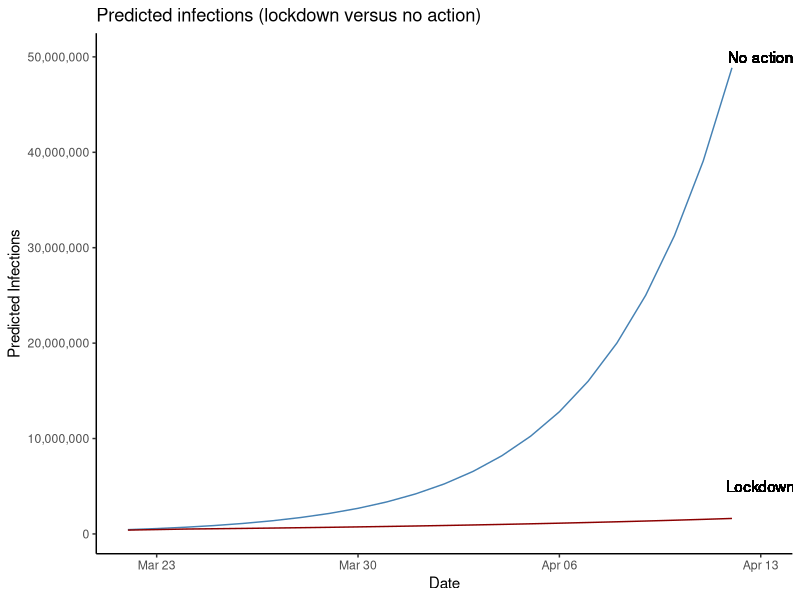
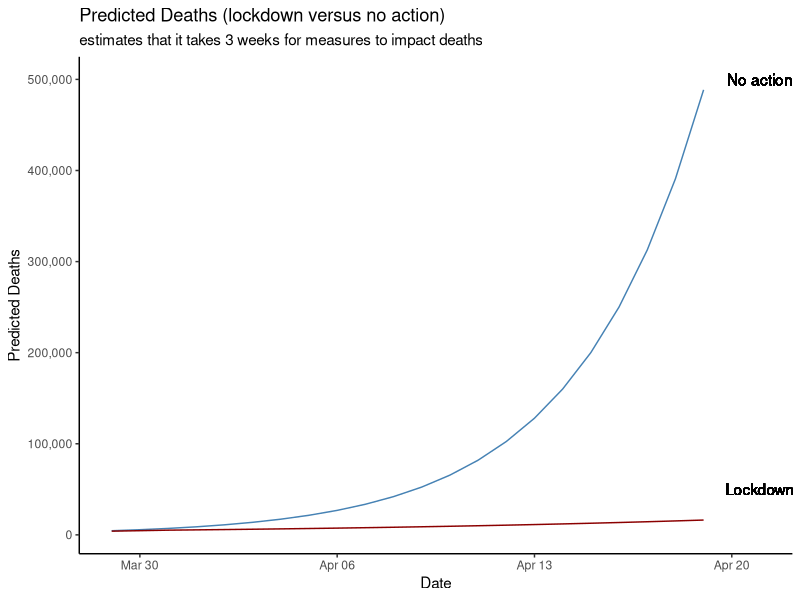
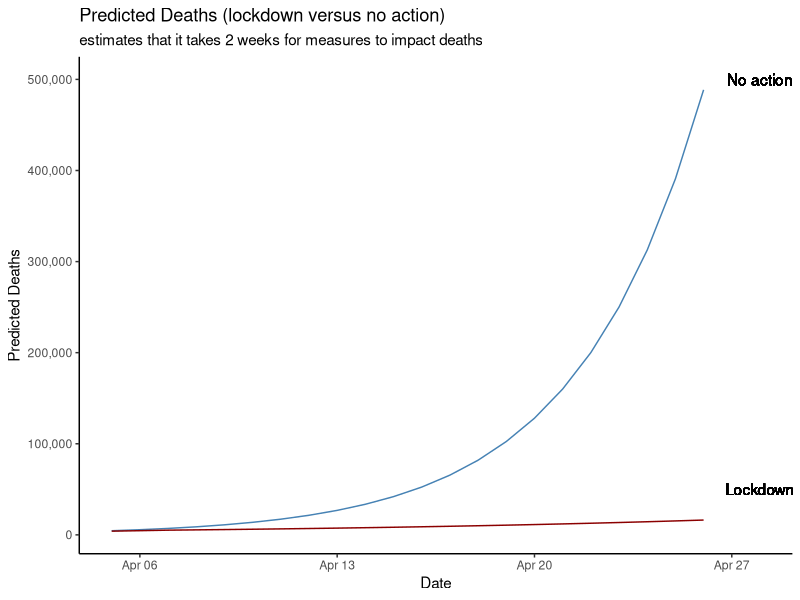

Source code (R) for these figures, in order:
## ---- chunk 1
library(tidyr)
library(dplyr)
library(stringr)
library(readr)
library(lubridate)
deaths <- read_csv('covid_19_deaths.csv')
## ---- chunk 2

deaths <- deaths %>% mutate(infection_date=Date-days(14))
deaths <- deaths %>% rename(death_date=Date, deaths=`UK Deaths`)
uk_data <- deaths %>% select(-`Global Deaths`)
head(uk_data)
## ---- chunk 3
#add columns for various estimated death rates (0.1%, 0.5%, 1%, 2%, 3%)

uk_data <- uk_data %>% mutate(estimated_uk_cases_tenth=(deaths*1000))
uk_data <- uk_data %>% mutate(estimated_uk_cases_one=(deaths*100))
uk_data <- uk_data %>% mutate(estimated_uk_cases_two=(deaths*50))
uk_data

## ---- chunk 4
# order should be two, one, tenth (as this shows the min-max range better)
## ---- chunk 5
# using only estimates of 1% death rate and growth rate of doubling every 3-4 days (which means quadrupling in a week)

predictor <- function(previous_value) {
    predicted_value <- previous_value * 1.25
    return(predicted_value)
    }

# create predictions for each date
twentyTwoMarch <- 1.25 * 360500
twentyThreeMarch <- predictor(twentyTwoMarch)
twentyFourMarch <- predictor(twentyThreeMarch)
twentyFiveMarch <- predictor(twentyFourMarch)
twentySixMarch <- predictor(twentyFiveMarch)
twentySevenMarch <- predictor(twentySixMarch)
twentyEightMarch <- predictor(twentySevenMarch)
twentyNineMarch <- predictor(twentyEightMarch)
thirtyMarch <- predictor(twentyNineMarch)
thirtyOneMarch <- predictor(thirtyMarch)
oneApril <- predictor(thirtyOneMarch)
twoApril <- predictor(oneApril)
threeApril <- predictor(twoApril)
fourApril <- predictor(threeApril)
fiveApril <- predictor(fourApril)
sixApril <- predictor(fiveApril)
sevenApril <- predictor(sixApril)
eightApril <- predictor(sevenApril)
nineApril <- predictor(eightApril)
tenApril <- predictor(nineApril)
elevenApril <- predictor(tenApril)
twelveApril <- predictor(elevenApril)




# create vectors to populate the columns
date <- as.Date(c("2020-03-22", "2020-03-23", "2020-03-24", "2020-03-25", '2020-03-26','2020-03-27', '2020-03-28', '2020-03-29', '2020-03-30', '2020-03-31', "2020-04-01", "2020-04-02", "2020-04-03", "2020-04-04", "2020-04-05", "2020-04-06", "2020-04-07", "2020-04-08", "2020-04-09", "2020-04-10", "2020-04-11", "2020-04-12"))
estimated_infections_no_action <- c(twentyTwoMarch, twentyThreeMarch, twentyFourMarch, twentyFiveMarch,twentySixMarch, twentySevenMarch, twentyEightMarch, twentyNineMarch, thirtyMarch, thirtyOneMarch, oneApril, twoApril, threeApril, fourApril, fiveApril, sixApril, sevenApril, eightApril, nineApril, tenApril, elevenApril, twelveApril)

# create the data frame
predicted_infections <- data.frame(date, estimated_infections_no_action)

# tidy the estimated_infections column
#predicted_infections <- predicted_infections %>% mutate(estimated_infections=format(estimated_infections, big.mark = ","))

# inspect the data frame
predicted_infections
## ---- chunk 6
# create a function that uses a growth rate of 1.125 - half of the 25%. This is the estimate for the not-yet-lockdown that existed up to 23rd March. So, the estimate assumes that the social distancing measures reduced the infection rate by a half.
half_predictor <- function(previous_value) {
    predicted_value <- previous_value * 1.125
    return(predicted_value)
}

# create a function that uses a growth rate of 1.0625 - quarter of the 25%. This is the estimated impact of the lockdown implemented by the UK government on 23rd March (but since the lockdown was announced in the evening, and it would take a full day for its effects to be felt in statistics, I will assume that its effects began on 25th March).
lockdown_predictor <- function(previous_value) {
  predicted_value <- previous_value * 1.0625
  return(predicted_value)
}

# create predictions for each date
twentyTwoMarch <- 1.125 * 360500
twentyThreeMarch <- half_predictor(twentyTwoMarch)
twentyFourMarch <- half_predictor(twentyThreeMarch)
twentyFiveMarch <- lockdown_predictor(twentyFourMarch)
twentySixMarch <- lockdown_predictor(twentyFiveMarch)
twentySevenMarch <- lockdown_predictor(twentySixMarch)
twentyEightMarch <- lockdown_predictor(twentySevenMarch)
twentyNineMarch <- lockdown_predictor(twentyEightMarch)
thirtyMarch <- lockdown_predictor(twentyNineMarch)
thirtyOneMarch <- lockdown_predictor(thirtyMarch)
oneApril <- lockdown_predictor(thirtyOneMarch)
twoApril <- lockdown_predictor(oneApril)
threeApril <- lockdown_predictor(twoApril)
fourApril <- lockdown_predictor(threeApril)
fiveApril <- lockdown_predictor(fourApril)
sixApril <- lockdown_predictor(fiveApril)
sevenApril <- lockdown_predictor(sixApril)
eightApril <- lockdown_predictor(sevenApril)
nineApril <- lockdown_predictor(eightApril)
tenApril <- lockdown_predictor(nineApril)
elevenApril <- lockdown_predictor(tenApril)
twelveApril <- lockdown_predictor(elevenApril)




# create vectors to populate the columns
date <- as.Date(c("2020-03-22", "2020-03-23", "2020-03-24", "2020-03-25", '2020-03-26','2020-03-27', '2020-03-28', '2020-03-29', '2020-03-30', '2020-03-31', "2020-04-01", "2020-04-02", "2020-04-03", "2020-04-04", "2020-04-05", "2020-04-06", "2020-04-07", "2020-04-08", "2020-04-09", "2020-04-10", "2020-04-11", "2020-04-12"))
estimated_infections_lockdown <- c(twentyTwoMarch, twentyThreeMarch, twentyFourMarch, twentyFiveMarch,twentySixMarch, twentySevenMarch, twentyEightMarch, twentyNineMarch, thirtyMarch, thirtyOneMarch, oneApril, twoApril, threeApril, fourApril, fiveApril, sixApril, sevenApril, eightApril, nineApril, tenApril, elevenApril, twelveApril)

# create the data frame
lockdown_infection_rates <- data.frame(date, estimated_infections_lockdown)

# tidy the estimated_infections column
#lockdown_infection_rates <- lockdown_infection_rates %>% mutate(estimated_infections_lockdown=format(estimated_infections_lockdown, scientific = FALSE))

# inspect the data frame
lockdown_infection_rates

## ---- chunk 7
compared_infections <- predicted_infections %>% bind_cols(estimated_infections_lockdown=lockdown_infection_rates$estimated_infections_lockdown)

compared_infections

## ---- chunk 8
#compared_infections <- compared_infections %>% mutate(estimated_infections=format(estimated_infections, big.mark = ","))
#compared_infections <- compared_infections %>% mutate(estimated_infections_lockdown=as.numeric(estimated_infections_lockdown))
#compared_infections <- compared_infections %>% mutate(estimated_infections_lockdown=format(estimated_infections_lockdown, big.mark = ","))
compared_infections
## ---- chunk 9
# first, put the columns back to numeric format
#compared_infections_and_deaths <- compared_infections %>% mutate(estimated_infections=as.numeric(estimated_infections))

compared_infections_and_deaths <- compared_infections %>% mutate(estimated_deaths_no_action=0.01*estimated_infections_no_action)
compared_infections_and_deaths <- compared_infections_and_deaths %>% mutate(estimated_deaths_lockdown=0.01*estimated_infections_lockdown)
compared_infections_and_deaths
## ---- chunk 10
compared_infections_and_deaths_dates <- compared_infections_and_deaths %>% mutate(death_date_14_days=as.Date(date + days(14)))
compared_infections_and_deaths_dates <- compared_infections_and_deaths_dates %>% mutate(death_date_7_days=as.Date(date + days(7)))

# add a column to review the results on a daily basis.
assess <- c("NA", "NA", "NA", "NA", "NA", "NA", "NA", "NA", "NA", "NA", "NA", "NA", "NA", "NA", "NA", "NA", "NA", "NA", "NA", "NA", "NA", "NA")
compared_infections_and_deaths_dates <- compared_infections_and_deaths_dates %>% mutate(fourteen_day_assessment = assess)

compared_infections_and_deaths_dates <- compared_infections_and_deaths_dates %>% mutate(fourteen_day_assessment=replace(fourteen_day_assessment, death_date_14_days==c("2020-04-05", "2020-04-06", "2020-04-07", "2020-04-08", "2020-04-09", "2020-04-10", "2020-04-11", "2020-04-12", "2020-04-13", "2020-04-14", "2020-04-15", "2020-04-16"), c("As of 2020-04-05, the actual death toll was 4313", "As of 2020-04-06, the actual death toll was 4934", "As of 2020-04-07, the actual death toll was 5373", "As of 2020-04-08, the actual death toll was 6159", "As of 2020-04-09, the actual death toll was 7097", "As of 2020-04-10, the actual death toll was 7978","As of 2020-04-11, the actual death toll was 8958","As of 2020-04-12, the actual death toll was 9875", "As of 2020-04-13, the actual death toll was 10612", "As of 2020-04-14, the actual death toll was 11329", "As of 2020-04-15, the actual death toll was 12107", "As of 2020-04-16, the actual death toll was 12868")))

#reorder the columns
new_order <- c("date", "estimated_infections_no_action", "estimated_infections_lockdown", "estimated_deaths_no_action",  "estimated_deaths_lockdown", "death_date_14_days", "fourteen_day_assessment", "death_date_7_days")

compared_infections_and_deaths_dates <- compared_infections_and_deaths_dates[, new_order]

#names <- colnames(compared_infections_and_deaths_dates)
#names
compared_infections_and_deaths_dates
## ---- chunk 11
library(ggplot2)
library(scales)
infectionsComparisonLine <- ggplot(compared_infections_and_deaths_dates, aes(x=date)) + geom_line(aes(y=estimated_infections_no_action), col = "steelblue") + geom_line(aes(y=estimated_infections_lockdown), col="darkred") + scale_y_continuous(labels=label_comma()) + geom_text(aes(x=as.Date("2020-04-13"), y = 50000000, label="No action")) + geom_text(x=as.Date("2020-04-13"), y = 5000000, label="Lockdown") + labs(title="Predicted infections (lockdown versus no action)", x='Date', y='Predicted Infections') + theme_classic()
infectionsComparisonLine
 
## ---- chunk 12
deathsComparisonLine <- ggplot(compared_infections_and_deaths_dates, aes(x=death_date_7_days)) + geom_line(aes(y=estimated_deaths_no_action), col = "steelblue") + geom_line(aes(y=estimated_deaths_lockdown), col="darkred") + scale_y_continuous(labels=label_comma()) + geom_text(aes(x=as.Date("2020-04-21"), y = 500000, label="No action")) + geom_text(x=as.Date("2020-04-21"), y = 50000, label="Lockdown") + labs(title="Predicted Deaths (lockdown versus no action)", subtitle="estimates that it takes 3 weeks for measures to impact deaths", x='Date', y='Predicted Deaths') + theme_classic()
deathsComparisonLine
## ---- chunk 13
deathsComparisonLine <- ggplot(compared_infections_and_deaths_dates, aes(x=death_date_14_days)) + geom_line(aes(y=estimated_deaths_no_action), col = "steelblue") + geom_line(aes(y=estimated_deaths_lockdown), col="darkred") + scale_y_continuous(labels=label_comma()) + geom_text(aes(x=as.Date("2020-04-28"), y = 500000, label="No action")) + geom_text(x=as.Date("2020-04-28"), y = 50000, label="Lockdown") + labs(title="Predicted Deaths (lockdown versus no action)", subtitle="estimates that it takes 2 weeks for measures to impact deaths", x='Date', y='Predicted Deaths') + theme_classic()
deathsComparisonLine
